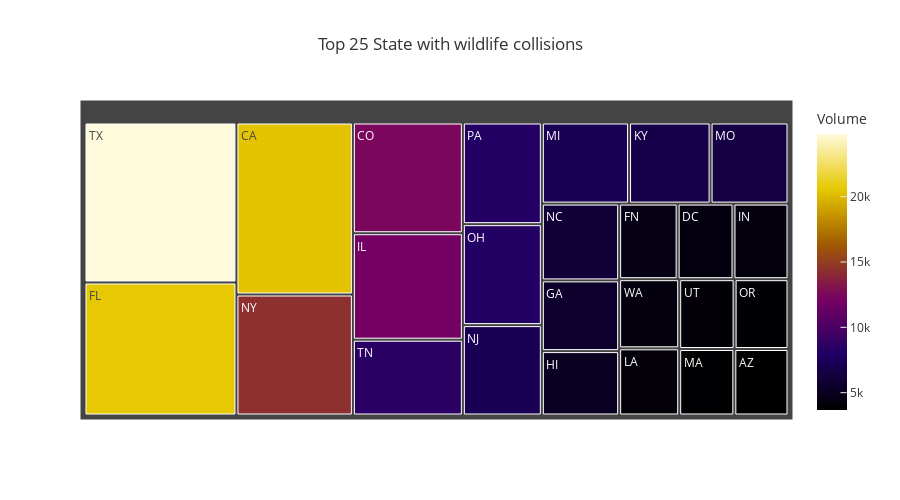

Notebook source saved alongside this figure:
### Code cell
# Return the top 25 airports 
top_airports = df['STATE'].value_counts().nlargest(25).reset_index()
top_airports.columns = ['STATE', 'COUNT']

# Build the airport treemap
fig = px.treemap(
    data_frame=top_airports,
    path= ['STATE'],
    values='COUNT',
    title='Top 25 State with wildlife collisions',
    color='COUNT',
    color_continuous_scale='electric')
fig.update_layout(
    coloraxis_colorbar=dict(title='Volume'),
    height=500,
    template='ggplot2')
# Show figure
fig.show()

### Figure 1 — Plotly figure (JSON) as saved in the notebook; plotly's stock layout.template omitted (floating-point values rounded to 4 significant figures)
{"data": [{"branchvalues": "total", "customdata": [[3675], [20431], [12420], [4307], [20616], [4509], [5574], [5078], [11942], [4242], [6743], [4113], [3740], [7213], [6444], [6057], [7282], [14371], [8133], [3838], [8190], [8503], [24794], [3948], [4233]], "domain": {"x": [0, 1], "y": [0, 1]}, "hovertemplate": "labels=%{label}<br>COUNT_sum=%{value}<br>parent=%{parent}<br>id=%{id}<br>COUNT=%{color}<extra></extra>", "ids": ["AZ", "CA", "CO", "DC", "FL", "FN", "GA", "HI", "IL", "IN", "KY", "LA", "MA", "MI", "MO", "NC", "NJ", "NY", "OH", "OR", "PA", "TN", "TX", "UT", "WA"], "labels": ["AZ", "CA", "CO", "DC", "FL", "FN", "GA", "HI", "IL", "IN", "KY", "LA", "MA", "MI", "MO", "NC", "NJ", "NY", "OH", "OR", "PA", "TN", "TX", "UT", "WA"], "marker": {"coloraxis": "coloraxis", "colors": [3675, 20431, 12420, 4307, 20616, 4509, 5574, 5078, 11942, 4242, 6743, 4113, 3740, 7213, 6444, 6057, 7282, 14371, 8133, 3838, 8190, 8503, 24794, 3948, 4233]}, "name": "", "parents": ["", "", "", "", "", "", "", "", "", "", "", "", "", "", "", "", "", "", "", "", "", "", "", "", ""], "type": "treemap", "values": [3675, 20431, 12420, 4307, 20616, 4509, 5574, 5078, 11942, 4242, 6743, 4113, 3740, 7213, 6444, 6057, 7282, 14371, 8133, 3838, 8190, 8503, 24794, 3948, 4233]}], "layout": {"coloraxis": {"colorbar": {"title": {"text": "Volume"}}, "colorscale": [[0, "rgb(0,0,0)"], [0.2, "rgb(30,0,100)"], [0.4, "rgb(120,0,100)"], [0.6, "rgb(160,90,0)"], [0.8, "rgb(230,200,0)"], [1, "rgb(255,250,220)"]]}, "height": 500, "legend": {"tracegroupgap": 0}, "title": {"text": "Top 25 State with wildlife collisions"}}}
